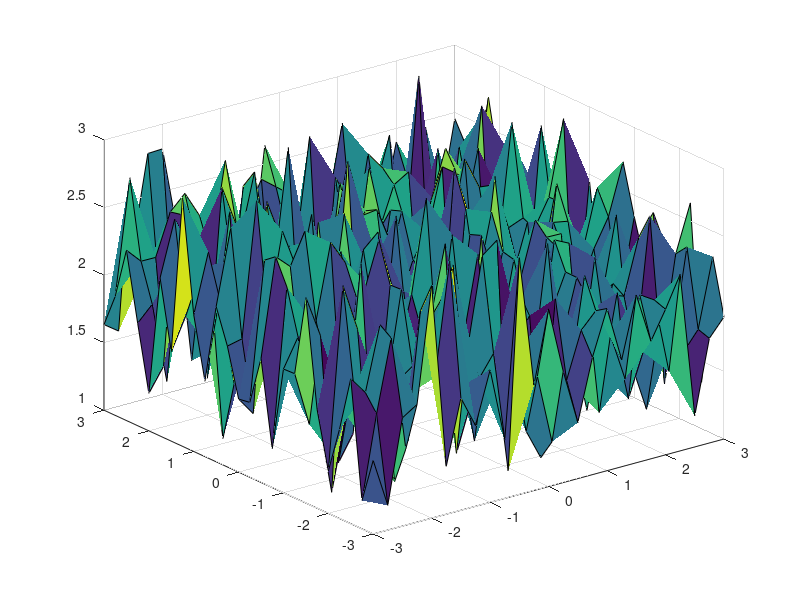
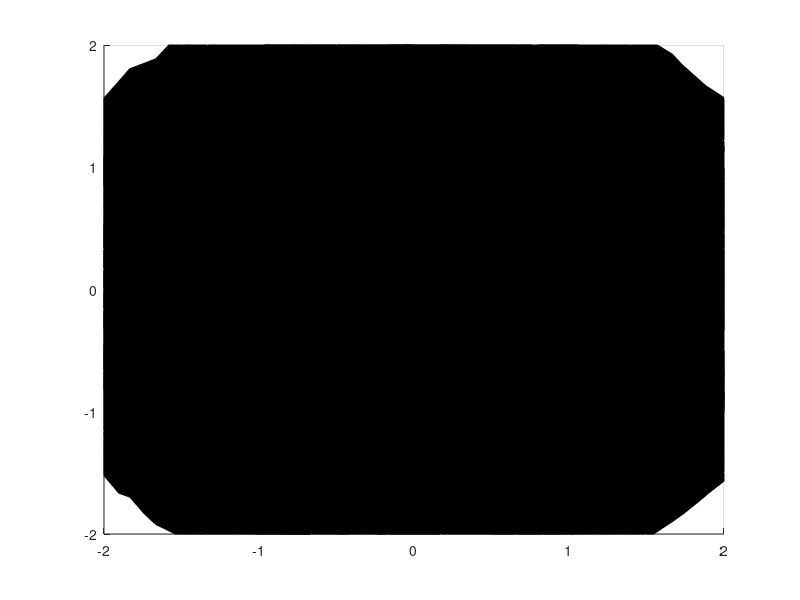

MATLAB code for these plots, in order: (Note: this script raises an error after producing the figures.)
nx = 25;
ny = 25;
nz = 25;

x1 = linspace(-3,3,25); x2 = linspace(-3,3,25);
[X1,X2] = meshgrid(x1,x2);

z1 = X1.^2 + X2.^2 + rand(25);
z2 = X1.^2 + X2.^2 + 3 + rand(25);
%surf(x,y,z1);
%hold on
%surf(x,y,z2)
%% Create 3D grid containing distance to closest surface
surf(X1,X2,z2-z1-1);
hold on;
[y3,x3,z3] = ndgrid(linspace(-2,2,ny),linspace(-2,2,nx),linspace(-10,15,nz));
v = zeros(size(z3));
for r=1:ny
    for c=1:nx
        for s=1:nz
            d1 = z3(r,c,s) - z1(r,c);
            d2 = z2(r,c) - z3(r,c,s);
            if d1 < 0
                v3(r,c,s) = d1;
            elseif d2 < 0
                v3(r,c,s) = d2;
            else
                v3(r,c,s) = min(d1,d2);
            end
        end
    end
end
%% Create isosurface
figure
grid on;
p = [patch(isosurface(x3,y3,z3,v3,0)), ...
     patch(isocaps(x3,y3,z3,v3,0))];
isonormals(x3,y3,z3,v3,p(1)) 
set(p,'FaceColor','yellow')
set(p,'EdgeColor','none')
set(p,'FaceLighting','gouraud')
view(3)
camlight right

axis([-inf inf -inf inf -inf 25]);
